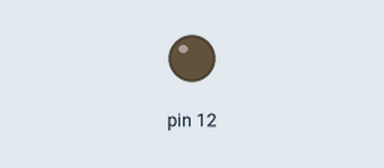
Simulated run of this sketch. Board: Arduino Uno, built with avr-gcc and run on an emulated ATmega328P. Shown: output pins drawn as LEDs (lit = HIGH).

Above: at 1.3 s.
At 5.6 s:
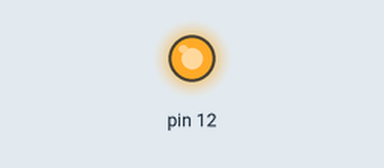
Timing chart, 0 to 16.0 s (numbered marks = the images above):
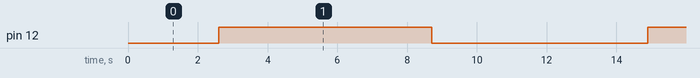

The sketch:

Servo_Motor.ino
```cpp
const uint8_t SERVO_PIN{12U};
void setup() {
  Serial.begin(115200UL);
  pinMode(SERVO_PIN, OUTPUT);

}

void loop() {
  for(int i = 0; i < 255; i += 5) {
    analogWrite(SERVO_PIN, i);
    delay(100UL);
  }
  delay(1000UL);
  for(int i = 255; i >= 0; i -= 5) {
    analogWrite(SERVO_PIN, i);
    delay(100UL);
  }
  delay(1000UL);
}
```

Measured:
- by itself, pin 12: alternates HIGH for 6.1 s and LOW for 6.2 s
